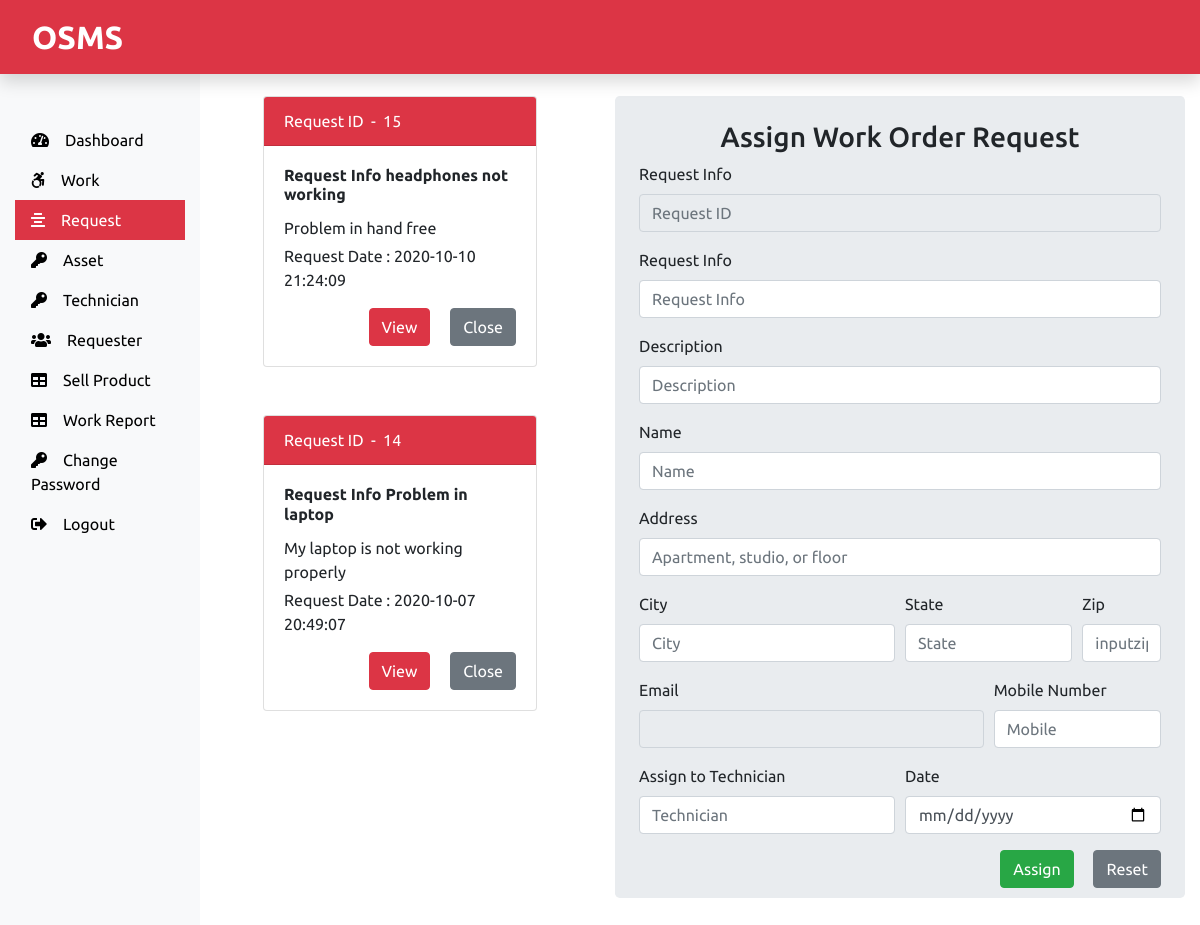
The page /admin/request.php on the database its author committed.
### tables this page shows
CREATE TABLE IF NOT EXISTS `submit_request` (
  `r_id` int(11) NOT NULL AUTO_INCREMENT,
  `r_info` text NOT NULL,
  `r_desription` text NOT NULL,
  `name` varchar(60) NOT NULL,
  `r_address` text NOT NULL,
  `r_city` varchar(60) NOT NULL,
  `r_state` varchar(60) NOT NULL,
  `r_zip` int(11) NOT NULL,
  `r_email` varchar(60) NOT NULL,
  `r_mobile` bigint(20) NOT NULL,
  `r_date` datetime NOT NULL DEFAULT CURRENT_TIMESTAMP,
  PRIMARY KEY (`r_id`)
);

### admin/request.php (the view, shortened to what this page needs)
<?php
include('admin-sidebar.php');
include('../dbconnect.php');
?>
<div class="col-sm-4">
	<?php
	$sql="SELECT `r_id`, `r_info`, `r_desription` , `r_date` FROM `submit_request`";
	$result = mysqli_query($con,$sql);
	$num = mysqli_num_rows($result);
	if($num > 0){
		while($row = mysqli_fetch_assoc($result)){
			echo '<div class="card m-5">
			<div class="card-header bg-danger text-white">
			Request ID &nbsp;- &nbsp;'. $row['r_id'].'
			</div>
			<div class="card-body">
			<div class="card-title"><h6><b>Request Info '.$row['r_info'].'</b></h6></div>
			<p class="m-0">'.$row['r_desription'].'</p>
			<p class="pt-1">Request Date : '.$row['r_date'].'</p>
			<div class="float-right">
				<form method="POST">
					<input type="hidden" name="my_id" value='.$row["r_id"].'>
					<input type="submit" class="btn btn-danger text-white" value="View" name="view">
					<input type="submit" class="btn btn-secondary ml-3 text-white" value="Close" name="close">
				</form>
			</div>
			</div>
			</div>';
		}
	}
	else{
		echo "failed";
	}
	?>
</div>
<div class="col-sm-6 mt-5">
	<div class="jumbotron pb-5 p-4">
	<form action="#" method="POST">
		<h3 class="text-center">Assign Work Order Request</h3>
		<div class="form-group">
			<label for="request_id">Request Info</label>
			<input type="text" class="form-control" id="request_id" name="request_id" placeholder="Request ID" readonly value="<?php
			if(isset($id)){	echo $id; } ?>">
		</div>
		<div class="form-group">
			<label for="request_info">Request Info</label>
			<input type="text" class="form-control" id="request_info" name="request_info" placeholder="Request Info" value="<?php
				if(isset($info)){echo $info ;} ?>">
		</div>
		<div class="form-group">
			<label for="description">Description</label>
			<input type="text" class="form-control" id="description" name="description" placeholder="Description" value="<?php
				if(isset($desc)){echo $desc; } ?>">
		</div>
		<div class="form-group">
			<label for="name">Name</label>
			<input type="text" class="form-control" id="name" name="name" placeholder="Name" value="<?php
				if(isset($name)){ echo $name; } ?>">
		</div>
		<div class="form-group">
			<label for="address">Address</label>
			<input type="text" class="form-control" id="address" placeholder="Apartment, studio, or floor" name="address" value="<?php
				if(isset($add)){ echo $add; } ?>">
		</div>
		<div class="form-row">
			<div class="form-group col-md-6">
				<label for="inputcity">City</label>
				<input type="text" class="form-control" id="inputcity" name="inputcity" placeholder="City" value="<?php
				if(isset($city)){ echo $city; } ?>">
			</div>
			<div class="form-group col-md-4">
				<label for="inputstate">State</label>
				<input type="text" class="form-control" id="inputstate" name="inputstate" placeholder="State" value="<?php
				if(isset($state)){ echo $state; } ?>">
			</div>
			<div class="form-group col-md-2">
				<label for="inputzip">Zip</label>
				<input type="text" class="form-control" id="inputzip" name="inputzip" placeholder="inputzip" value="<?php
				if(isset($zip)){ echo $zip; } ?>">
			</div>
		</div>
		<div class="form-row">
			<div class="form-group col-md-8">
				<label for="email">Email</label>
				<input type="email" class="form-control" id="email" name="email" readonly value="<?php
				if(isset($email)){ echo $email; }?>">
			</div>
			<div class="form-group col-md-4">
				<label for="mobile">Mobile Number</label>
				<input type="text" class="form-control" id="mobile" name="mobile" placeholder="Mobile" value="<?php
				if(isset($mobile)){ echo $mobile; } ?>">
			</div>
		</div>
		<div class="form-row">
			<div class="form-group col-md-6">
				<label for="assigntech">Assign to Technician</label>
				<input type="text" class="form-control" id="assigntech" name="assigntech" placeholder="Technician">
			</div>
			<div class="form-group col-md-6">
				<label for="date">Date</label>
				<input type="date" class="form-control" id="date" name="date" placeholder="Date">
			</div>
		</div>
		<div class="float-right">
			<button type="submit" class="btn btn-success" name="submit_request">Assign</button>
			<button type="reset" class="btn btn-secondary ml-3">Reset</button>
		</div>
	</form>
</div>
</div>
</div>
</div>
</body>
</html>

### css/style.css (style rules this page uses)
* { font-family: 'Ubuntu', sans-serif; }

### rows shown on the page
submit_request: r_id "15", r_info "headphones not working", r_desription "Problem in hand free", r_date "2020-10-10 21:24:09"
submit_request: r_id "14", r_info "Problem in laptop", r_desription "My laptop is not working properly", r_date "2020-10-07 20:49:07"
